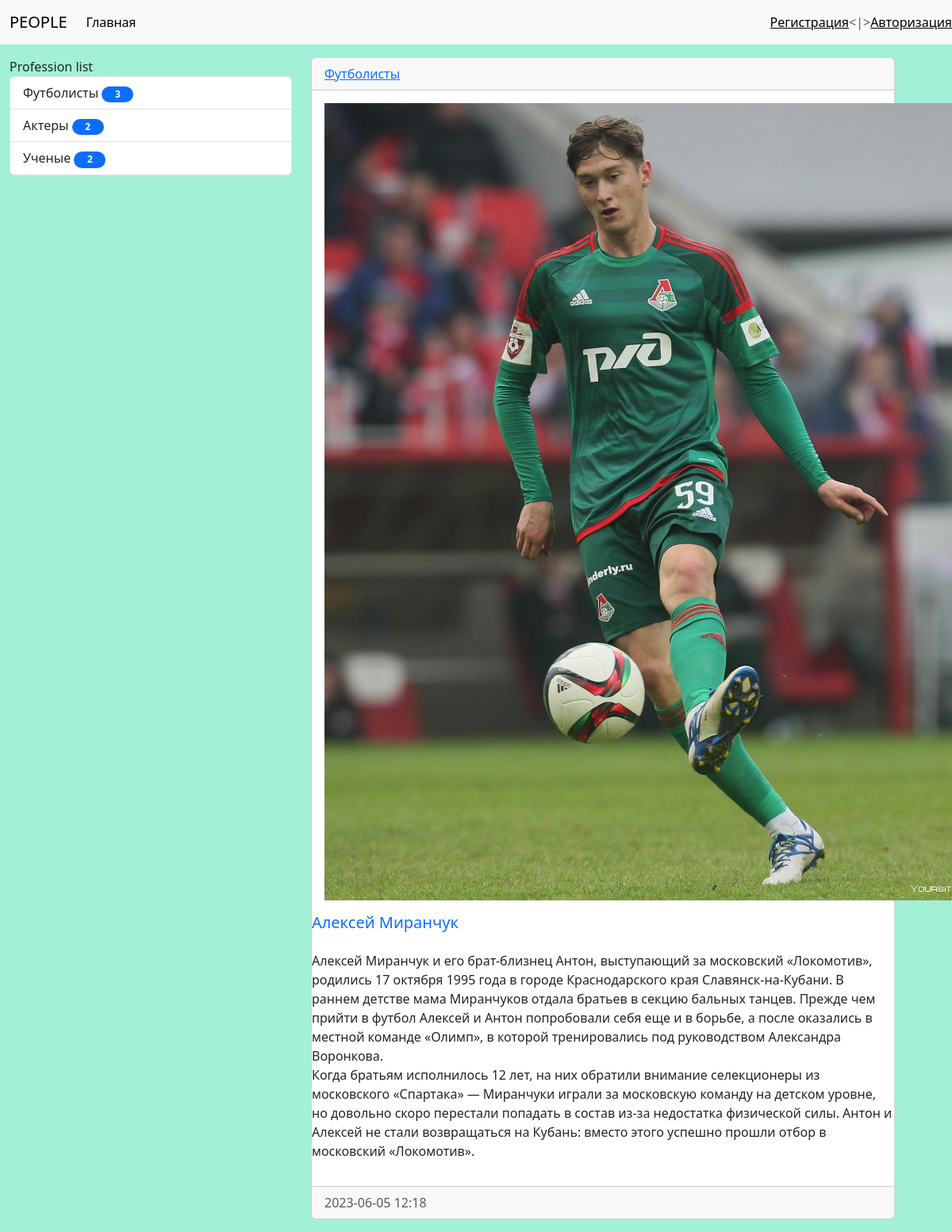
The page /humans/humans/11 on the database its author committed.
### Humans/models.py (models this page shows, shortened)
class Profession(models.Model):
    title = models.CharField(max_length=100, db_index=True, verbose_name='Профессия')
    def get_absolute_url(self):
        return reverse_lazy('Profession', kwargs={'profession_id': self.pk})
    class Meta:
        verbose_name = 'Профессия'
        verbose_name_plural = 'Професии'
        ordering = ['title']

class Humans(models.Model):
    name = models.CharField(max_length=50, verbose_name='Имя')
    biography = models.TextField(blank=None, verbose_name='Биография')
    create_at = models.DateTimeField(auto_now_add=True, verbose_name='Время создания записи')
    update_at = models.DateTimeField(auto_now=True, verbose_name='Время изменения записи')
    is_published = models.BooleanField(default=False, verbose_name='Публикация')
    photo = models.ImageField(upload_to='media/%Y/%m/%d', null=True, verbose_name='Фото')
    profession = models.ForeignKey('Profession', on_delete=models.PROTECT, null=True, verbose_name='Профессия')
    class Meta:
        verbose_name = 'Человек'
        verbose_name_plural = 'Люди'
        ordering = ['-create_at']

### Humans/views.py (the view)
# urls.py: path('humans/<int:pk>', ViewHumans.as_view(), name='View_humans'),
class ViewHumans(DetailView):
    model = Humans
    context_object_name = 'human_item'
    template_name = 'Humans/view_humans.html'

### Humans/templatetags/new_tag.py (called while the page is built)
@register.simple_tag(name='get_list_profession')
def get_profession():
    return Profession.objects.all()

@register.inclusion_tag('Humans/list_profession.html')
def show_profession(arg_1='Profession', arg_2 = 'list'):
    profession = Profession.objects.annotate(cnt=Count('humans', filter=F('humans__is_published'))).filter(cnt__gt=0)
    return {'profession': profession, 'arg_1': arg_1, 'arg_2': arg_2}

### Humans/Templates/Humans/view_humans.html (shortened to what this page needs)
{% extends 'base.html' %}
{% block sidebar %}
{% include 'inc/_sidebar.html' %}
{% endblock %}
{% block content %}
    <div class="card mb-3" >
      <div class="card-header">
        <a href="{{ human_item.profession.get_absolute_url }}">{{ human_item.profession.title }} </a>
      </div>
          <div class="card-body">
            {% if human_item.photo %}
            <img src="{{ human_item.photo.url }}" class="mr-3" width="820" alt="Photo">
            {% else %}
            <h6>'Фото нет'</h6>
            {% endif %}
          </div>
            <h5 class="card-title {% cycle 'text-primary' 'text-danger' 'text-success' %}">{{ human_item.name }}</h5>
            {% autoescape off %}
            <p class="card-text">{{ human_item.biography|linebreaks }}</p>
            {% endautoescape %}
          <div class="card-footer text-muted">
            {{ human_item.create_at|date:'Y-m-d H:i' }}
          </div>
    </div>
{% endblock %}

### Humans/Templates/Humans/list_profession.html
{% load new_tag %}
<div class="list-group">
  {{ arg_1 }} {{ arg_2 }}
  {% for prof in profession %}
    <a href="{{ prof.get_absolute_url }}" class="list-group-item list-group-item-action">{{ prof.title }} <span class="badge bg-primary rounded-pill" style="width: 40px; color: white;">{{ prof.cnt }}</span></a>
  {% endfor %}
</div>

### People/static/css/style.css (style rules this page uses)
body { background-color: #a1f0d7; }

### rows shown on the page
Profession: title "Футболисты", cnt "3"
Profession: title "Актеры", cnt "2"
Profession: title "Ученые", cnt "2"
Humans: profession "Футболисты", photo (picture), name "Алексей Миранчук", biography "Алексей Миранчук и его брат-близнец Антон, выступающий за московский «Локомотив», родились 17 октября 1995 года в городе Краснодарского края Славянск-на-Кубани. В раннем детстве мама Миранчуков отдала братьев в секцию бальных танцев. Прежде чем прийти в футбол Алексей и Антон попробовали себя еще и в борьбе, а после оказались в местной команде «Олимп», в которой тренировались под руководством Александра Воронкова. Когда братьям исполнилось 12 лет, на них обратили внимание селекционеры из московского «Спартака» — Миранчуки играли за московскую команду на детском уровне, но довольно скоро перестали попадать в состав из-за недостатка физической силы. Антон и Алексей не стали возвращаться на…", create_at "2023-06-05 12:18"

### other values the page prints
{{ arg_1 }} "Profession"
{{ arg_2 }} "list"
